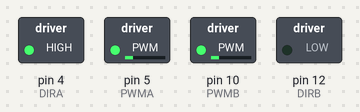
A sketch run on a simulated Arduino Uno, built with avr-gcc and run on an emulated ATmega328P. On the bench: switched loads named in the sketch (green lamp = pin HIGH).

Above: at 0.1 s.
Timing chart, 0 to 1.6 s (numbered marks = the images above):
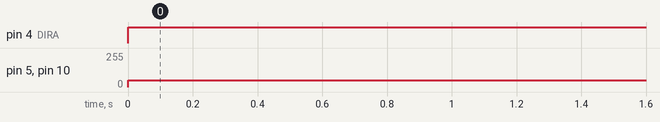

The sketch:

dc_motor_control_mdd10.ino
```cpp
/*
 * Title: Dual DC Motor Control with Encoder
 * Author: Khairul Izwan 22-03-2020
 * Description: Controlling Dual DC Motor with Encoder using
 * 10Amp 7V-30V DC Motor Driver Shield for Arduino (2 Channels)
 */

/* Parts ::
 * 1. DC Motor:: 12V 38RPM 5kgfcm Brushed DC Geared Motor
 * :: https://my.cytron.io/p-12v-38rpm-5kgfcm-brushed-dc-geared-motor?search=12%2038rpm&description=1&src=search.list
 * 2. Driver:: Shield L298P Motor Driver with GPIO
 * :: https://my.cytron.io/p-shield-l298p-motor-driver-with-gpio?src=search.list
 */

//Motor Pin Assignment
int DIRA = 4;
int PWMA = 5;
int DIRB = 12;
int PWMB = 10;

//Speed
int SPD = 50;

//put your setup code here, to run once:
void setup()
{

//Input/Output Pins Assigment
  pinMode(DIRA, OUTPUT);
  pinMode(PWMA, OUTPUT);
  pinMode(DIRB, OUTPUT);
  pinMode(PWMB, OUTPUT);

}

//put your main code here, to run repeatedly:
void loop()
{

  digitalWrite(DIRA, HIGH);
  digitalWrite(DIRB, LOW);
  analogWrite(PWMA, SPD);
  analogWrite(PWMB, SPD);

}
```

Measured:
- by itself, pin 4 (DIRA): LOW → HIGH at 0.00 s
- by itself, pin 5 (PWMA), pin 10 (PWMB): 0/255 → 50/255 at 0.00 s
